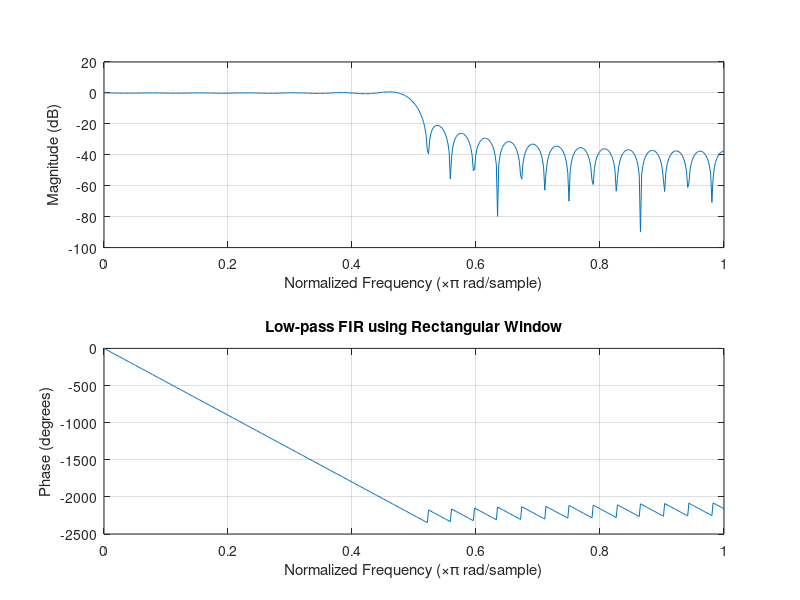
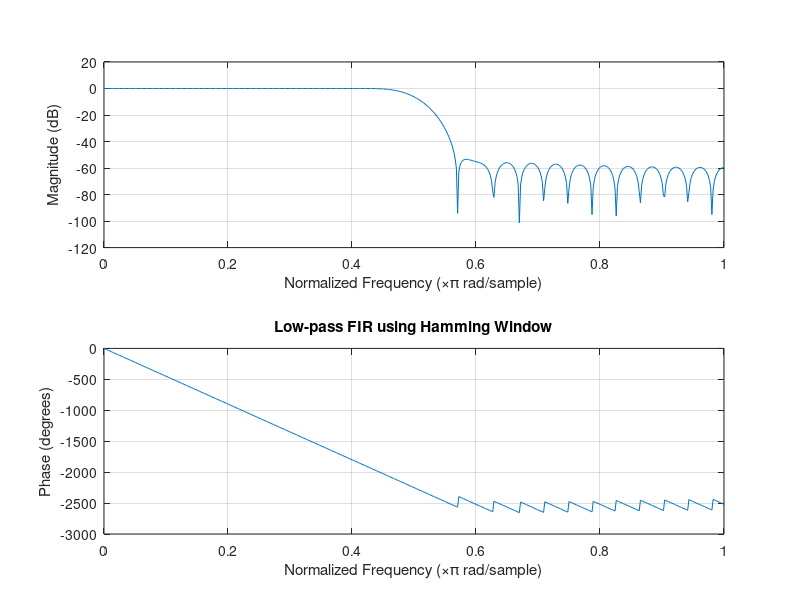
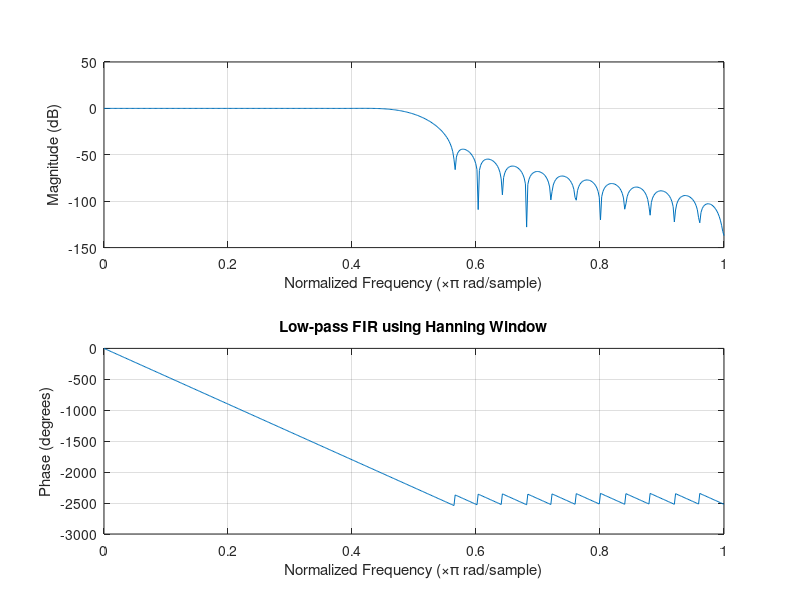

Write the MATLAB code that produced these figures, in order.
clc;
clear;
close all;

%% ==========================================================
% Create Output Folder
%% ==========================================================

scriptPath = fileparts(mfilename('fullpath'));

if isempty(scriptPath)
    scriptPath = pwd;
end

outputFolder = fullfile(scriptPath,'FIR_Filter_Output');

if ~exist(outputFolder,'dir')
    mkdir(outputFolder);
end

%% ==========================================================
% Input Parameters
%% ==========================================================

fp = 1000;          % Passband cutoff (Hz)
fs = 4000;          % Sampling frequency (Hz)
N = 50;             % Filter order

wc = fp/(fs/2);

%% ==========================================================
% FIR Low Pass using Rectangular Window
%% ==========================================================

b_rect = fir1(N,wc,'low',rectwin(N+1));

disp('Rectangular Window Coefficients');
disp(b_rect');

fig1 = figure;
freqz(b_rect,1);
title('Low-pass FIR using Rectangular Window');

exportgraphics(fig1,...
    fullfile(outputFolder,'Rectangular_Window_Response.png'),...
    'Resolution',300);

%% ==========================================================
% FIR Low Pass using Hamming Window
%% ==========================================================

b_hamm = fir1(N,wc,'low',hamming(N+1));

disp('Hamming Window Coefficients');
disp(b_hamm');

fig2 = figure;
freqz(b_hamm,1);
title('Low-pass FIR using Hamming Window');

exportgraphics(fig2,...
    fullfile(outputFolder,'Hamming_Window_Response.png'),...
    'Resolution',300);

%% ==========================================================
% FIR Low Pass using Hanning Window
%% ==========================================================

b_hann = fir1(N,wc,'low',hann(N+1));

disp('Hanning Window Coefficients');
disp(b_hann');

fig3 = figure;
freqz(b_hann,1);
title('Low-pass FIR using Hanning Window');

exportgraphics(fig3,...
    fullfile(outputFolder,'Hanning_Window_Response.png'),...
    'Resolution',300);

%% ==========================================================
% Completion Message
%% ==========================================================

disp(' ');
disp('All FIR filters designed successfully.');
disp(['Images saved in: ', outputFolder]);

disp('Saved Files:');
disp(fullfile(outputFolder,'Rectangular_Window_Response.png'));
disp(fullfile(outputFolder,'Hamming_Window_Response.png'));
disp(fullfile(outputFolder,'Hanning_Window_Response.png'));
